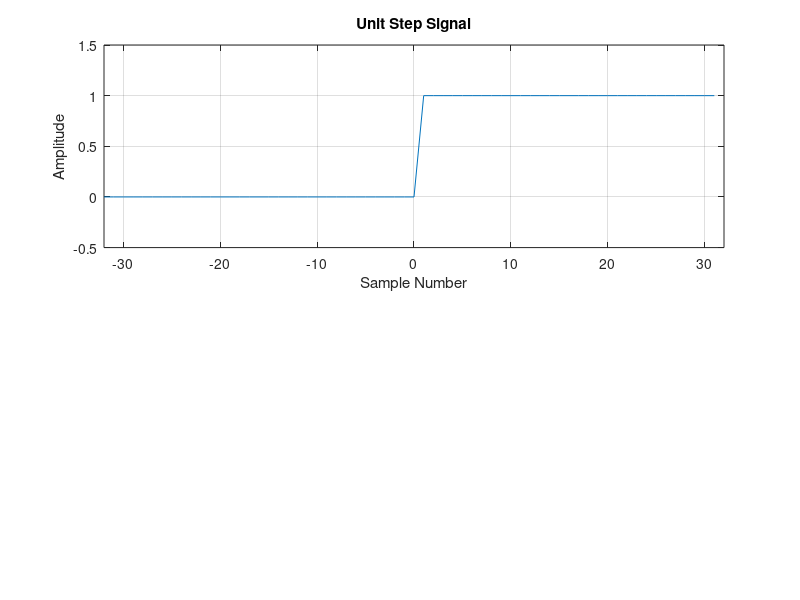

Recreate this plot in MATLAB. (Note: this script raises an error after producing the figure.)

clc;
clear all;
close all;

% Generation of a sampled unit step signal
N = 64; % define the # of samples
n = -N/2:N/2-1; % define a vector of sample numbers 
x = zeros(1,N); % define a vector of zeros
x(N/2+2:N) = 1.0;
subplot(2,1,1);
plot(n, x); % plot the impulse signal
axis([-N/2,N/2, -.5, 1.5]);
grid on; % add grid to plot
title('Unit Step Signal');
xlabel('Sample Number');
ylabel('Amplitude');

plotXCorr(x);
